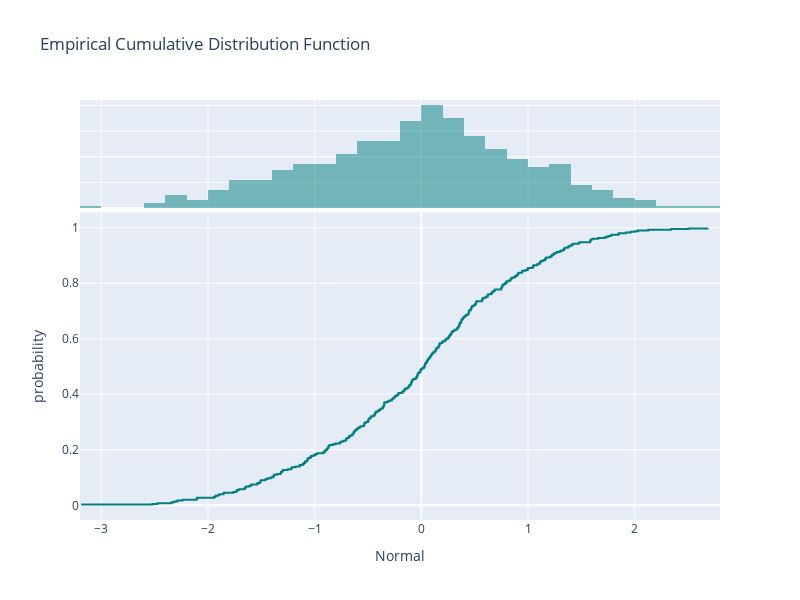

Source (notebook cell):
### Code cell
fig = px.ecdf(df, x ="Normal",
              marginal="histogram",
              color_discrete_sequence=['teal'],
              height = 600, width = 800,
              title="Empirical Cumulative Distribution Function")
fig.show()

### Figure 1 — Plotly figure (JSON) as saved in the notebook; plotly's stock layout.template omitted (floating-point values rounded to 4 significant figures; data arrays with more than 128 entries replaced by an {"elided": "..."} marker saying what was removed)
{"data": [{"hovertemplate": "Normal=%{x}<br>probability=%{y}<extra></extra>", "legendgroup": "", "line": {"dash": "solid", "shape": "hv"}, "marker": {"color": "teal", "symbol": "circle"}, "mode": "lines", "name": "", "orientation": "v", "showlegend": false, "type": "scatter", "x": {"elided": "400 float values"}, "xaxis": "x", "y": {"elided": "400 float values"}, "yaxis": "y"}, {"alignmentgroup": "True", "bingroup": "x", "hovertemplate": "Normal=%{x}<br>count=%{y}<extra></extra>", "legendgroup": "", "marker": {"color": "teal"}, "name": "", "offsetgroup": "", "opacity": 0.5, "showlegend": false, "type": "histogram", "x": {"elided": "400 float values"}, "xaxis": "x2", "yaxis": "y2"}], "layout": {"barmode": "overlay", "height": 600, "legend": {"tracegroupgap": 0}, "title": {"text": "Empirical Cumulative Distribution Function"}, "width": 800, "xaxis": {"anchor": "y", "domain": [0, 1], "title": {"text": "Normal"}}, "xaxis2": {"anchor": "y2", "domain": [0, 1], "matches": "x", "showgrid": true, "showticklabels": false}, "yaxis": {"anchor": "x", "domain": [0, 0.7326], "title": {"text": "probability"}}, "yaxis2": {"anchor": "x2", "domain": [0.7426, 1], "matches": "y2", "showgrid": true, "showline": false, "showticklabels": false, "ticks": ""}}}
